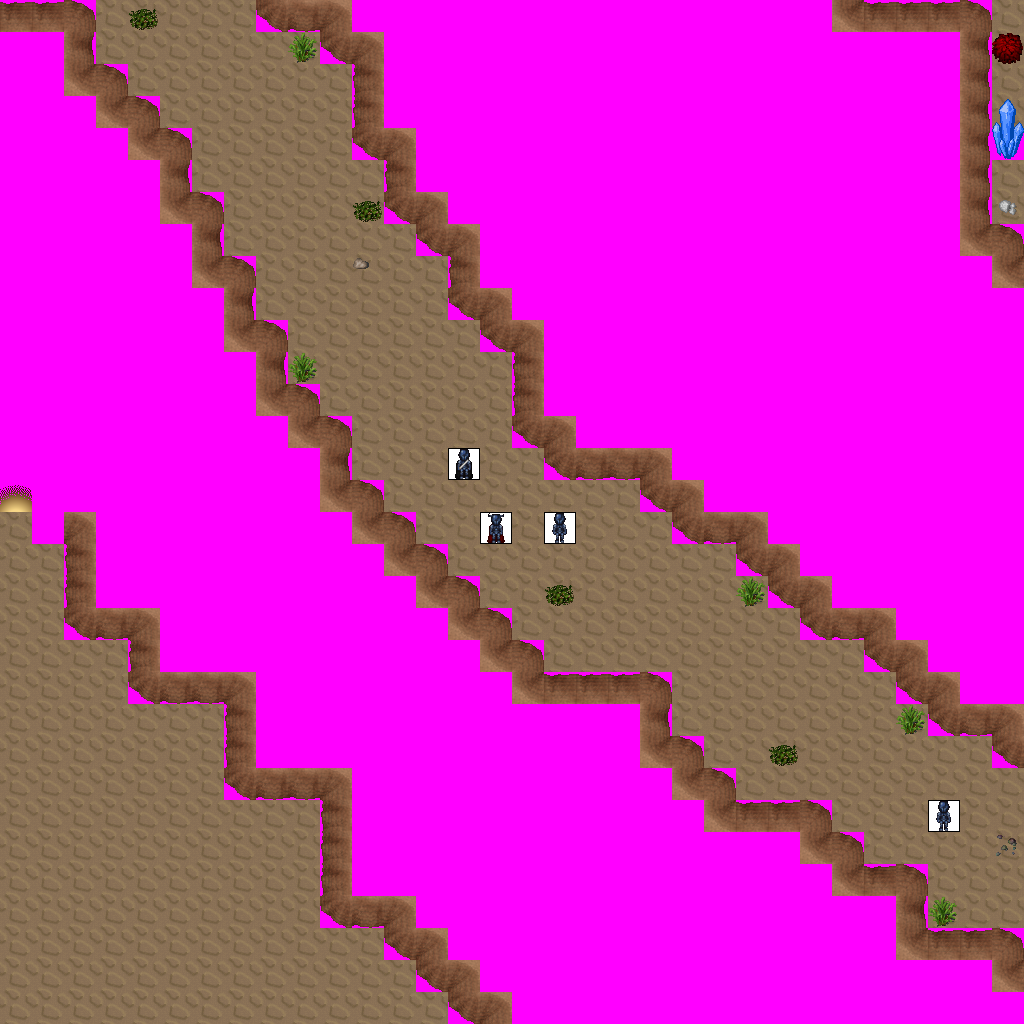

Tiled map render using the project's own tile images. Description and the map definition, with tile-layer contents summarised, below:
An orthogonal 32x32 tile map with 32x32 px tiles, 7 tile layers (Ground, Objects, Above, Walkable, ...), 9 tilesets and 14 objects (7x newmap, from_west_0, from_west_1, from_west_2, from_east_0, ...).

<map version="1.0" orientation="orthogonal" width="32" height="32" tilewidth="32" tileheight="32">
 <tileset firstgid="1" name="ground_brown" tilewidth="32" tileheight="32">
  <image source="../drawable/ground_brown.png" width="160" height="32" />
 </tileset>
 <tileset firstgid="6" name="logic_creature_chaos" tilewidth="32" tileheight="32">
  <image source="../drawable/logic_creature_chaos.png" width="224" height="32" />
 </tileset>
 <tileset firstgid="13" name="ground_rock_pebbles" tilewidth="32" tileheight="32">
  <image source="../drawable/ground_rock_pebbles.png" width="32" height="96" />
 </tileset>
 <tileset firstgid="16" name="ground_rock_blue_crystal" tilewidth="32" tileheight="32">
  <image source="../drawable/ground_rock_blue_crystal.png" width="160" height="128" />
 </tileset>
 <tileset firstgid="36" name="ground_rock_rocks_3" tilewidth="32" tileheight="32">
  <image source="../drawable/ground_rock_rocks_3.png" width="128" height="128" />
 </tileset>
 <tileset firstgid="52" name="plant_bush_various_small" tilewidth="32" tileheight="32">
  <image source="../drawable/plant_bush_various_small.png" width="96" height="96" />
 </tileset>
 <tileset firstgid="61" name="building_wall_int_sandstone" tilewidth="32" tileheight="32">
  <image source="../drawable/building_wall_int_sandstone.png" width="96" height="160" />
 </tileset>
 <tileset firstgid="76" name="building_entrance_shadow" tilewidth="32" tileheight="32">
  <image source="../drawable/building_entrance_shadow.png" width="32" height="96" />
 </tileset>
 <tileset firstgid="79" name="walkable_sentinel" tilewidth="32" tileheight="32">
  <image source="../drawable/walkable_sentinel.png" width="32" height="32" />
 </tileset>
 <layer name="Ground" width="32" height="32">
  <data>[1024 cells, 1024 non-empty, 2 distinct tile ids]</data>
 </layer>
 <layer name="Objects" width="32" height="32">
  <data>[1024 cells, 3 non-empty, 3 distinct tile ids]</data>
 </layer>
 <layer name="Above" width="32" height="32">
  <data>[1024 cells, 1 non-empty, 1 distinct tile ids]</data>
 </layer>
 <layer name="Walkable" width="32" height="32">
  <data>[1024 cells, 711 non-empty, 1 distinct tile ids]</data>
 </layer>
 <layer name="Objects_stendhal" width="32" height="32">
  <data>[1024 cells, 167 non-empty, 16 distinct tile ids]</data>
 </layer>
 <layer name="Above_stendhal" width="32" height="32">
  <data>[1024 cells, 0 non-empty, 0 distinct tile ids]</data>
 </layer>
 <layer name="Objects_stendhal2" width="32" height="32">
  <data>[1024 cells, 4 non-empty, 3 distinct tile ids]</data>
 </layer>
 <objectgroup name="Mapevents" width="32" height="32">
  <object name="exit_east_0" type="newmap" x="992" y="0" width="32" height="96">
   <properties>
    <property name="map" value="level_1_semos_mine_n2_e2_x2_y2" />
    <property name="place" value="from_east_0" />
   </properties>
  </object>
  <object name="exit_east_1" type="newmap" x="992" y="160" width="32" height="64">
   <properties>
    <property name="map" value="level_1_semos_mine_n2_e2_x2_y2" />
    <property name="place" value="from_east_1" />
   </properties>
  </object>
  <object name="exit_east_2" type="newmap" x="992" y="768" width="32" height="160">
   <properties>
    <property name="map" value="level_1_semos_mine_n2_e2_x2_y2" />
    <property name="place" value="from_east_2" />
   </properties>
  </object>
  <object name="exit_west_0" type="newmap" x="0" y="544" width="32" height="480">
   <properties>
    <property name="map" value="level_1_semos_mine_n2_e2_x0_y2" />
    <property name="place" value="from_west_0" />
   </properties>
  </object>
  <object name="exit_south_0" type="newmap" x="0" y="992" width="448" height="32">
   <properties>
    <property name="map" value="level_1_semos_mine_n2_e2_x1_y3" />
    <property name="place" value="from_south_0" />
   </properties>
  </object>
  <object name="exit_north_0" type="newmap" x="96" y="0" width="160" height="32">
   <properties>
    <property name="map" value="level_1_semos_mine_n2_e2_x1_y1" />
    <property name="place" value="from_north_0" />
   </properties>
  </object>
  <object name="exit_north_1" type="newmap" x="992" y="0" width="32" height="32">
   <properties>
    <property name="map" value="level_1_semos_mine_n2_e2_x1_y1" />
    <property name="place" value="from_north_1" />
   </properties>
  </object>
 </objectgroup>
 <objectgroup name="Spawn" width="32" height="32">
  <object name="from_west_0" x="992" y="32" width="32" height="32" />
  <object name="from_west_1" x="992" y="192" width="32" height="32" />
  <object name="from_west_2" x="992" y="832" width="32" height="32" />
  <object name="from_east_0" x="0" y="768" width="32" height="32" />
  <object name="from_north_0" x="224" y="992" width="32" height="32" />
  <object name="from_south_0" x="160" y="0" width="32" height="32" />
  <object name="from_south_1" x="992" y="0" width="32" height="32" />
 </objectgroup>
 <objectgroup name="Keys" width="32" height="32" />
 <objectgroup name="Replace" width="32" height="32" />
</map>
